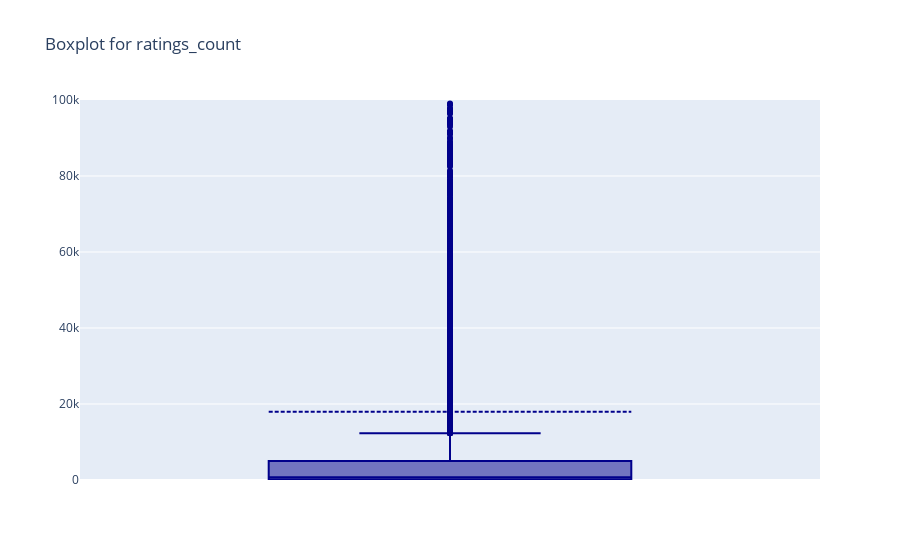

The code cell stored with this chart in its notebook:
### Markdown cell above
We see here again also that larger ratings counts belong to the books with 3.5-4 and 4-4.5 avr. ratings groups.

### Code cell
fig6 = go.Figure()
fig6.add_trace(go.Box(
    y=df_da['ratings_count'],
    name='',
    marker_color='darkblue',
    boxmean=True # represent mean
))
fig6.update_layout(yaxis_range=[0,100000], title = "Boxplot for ratings_count")
fig6.show()

### Figure 1 — Plotly figure (JSON) as saved in the notebook; plotly's stock layout.template omitted (floating-point values rounded to 4 significant figures; data arrays with more than 128 entries replaced by an {"elided": "..."} marker saying what was removed)
{"data": [{"boxmean": true, "marker": {"color": "darkblue"}, "name": "", "type": "box", "y": {"elided": "11125 int values"}}], "layout": {"title": {"text": "Boxplot for ratings_count"}, "yaxis": {"range": [0, 100000]}}}
